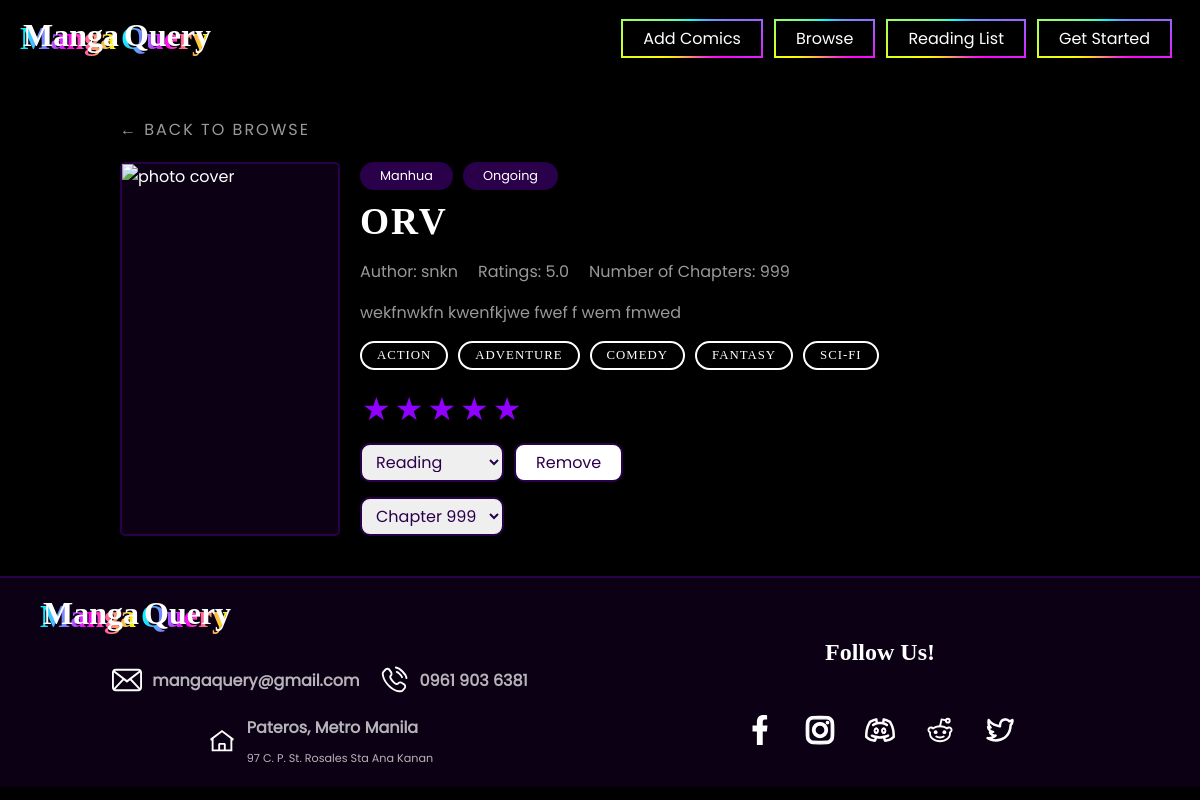
The page /comic_details/2 (signed in) on the database its author committed.
### tables this page shows
CREATE TABLE comic_type(
    comic_type_id INTEGER PRIMARY KEY AUTOINCREMENT,
    type_name TEXT NOT NULL
);

CREATE TABLE comic_status(
    comic_status_id INTEGER PRIMARY KEY AUTOINCREMENT,
    status_name TEXT NOT NULL
);

CREATE TABLE comics(
    comic_id INTEGER PRIMARY KEY AUTOINCREMENT,
    title TEXT NOT NULL,
    comic_description TEXT NOT NULL,
    num_of_chapters INTEGER NOT NULL DEFAULT 1,
    cover_image TEXT,
    comic_type_id INTEGER,
    comic_status_id INTEGER,
    FOREIGN KEY (comic_type_id) REFERENCES comic_type(comic_type_id),
    FOREIGN KEY(comic_status_id) REFERENCES comic_status(comic_status_id)
);

CREATE TABLE authors(
    author_id INTEGER PRIMARY KEY AUTOINCREMENT,
    name TEXT NOT NULL UNIQUE
);

CREATE TABLE reading_list(
    reading_list_id INTEGER PRIMARY KEY AUTOINCREMENT,
    comic_id INTEGER,
    user_id INTEGER,
    rating INTEGER,
    current_chapter INTEGER,
    reading_status_id INTEGER NOT NULL DEFAULT 1,
    FOREIGN KEY(comic_id) REFERENCES comics(comic_id),
    FOREIGN KEY(user_id) REFERENCES users(user_id),
    FOREIGN KEY(reading_status_id) REFERENCES reading_status(reading_status_id),
    UNIQUE(user_id, comic_id)
);

CREATE TABLE tags(
    tags_id INTEGER PRIMARY KEY AUTOINCREMENT,
    tags_name TEXT NOT NULL
);

### app.py (the view)
@app.route("/comic_details/<int:comic_id>")
@login_required
def comic_details(comic_id):
    user_id = session["user_id"]
    specific_comic_details = db_execute(
        """
        SELECT
            c.comic_id,
            c.title,
            c.comic_description,
            c.cover_image,
            c.num_of_chapters,
            a.name AS author_name,
            t.tags_name,
            cs.status_name,
            ct.type_name,
            rl.reading_list_id,
            COALESCE(rl.rating , 0) AS user_rating,
            rl.reading_status_id,
            rl.current_chapter,
            (SELECT ROUND(AVG(rating), 1) FROM reading_list WHERE comic_id = c.comic_id) AS avg_rating
        FROM comics AS c
        INNER JOIN author_works AS aw ON c.comic_id = aw.comic_id
        INNER JOIN authors AS a ON aw.author_id = a.author_id
        INNER JOIN comic_tags AS ctgs ON c.comic_id = ctgs.comic_id
        INNER JOIN tags AS t ON ctgs.tags_id = t.tags_id
        INNER JOIN comic_status AS cs ON c.comic_status_id = cs.comic_status_id
        INNER JOIN comic_type AS ct ON c.comic_type_id = ct.comic_type_id
        LEFT JOIN reading_list AS rl ON c.comic_id = rl.comic_id AND rl.user_id = ?
        WHERE c.comic_id = ?
        """,
        user_id,
        comic_id,
    )
    reading_status = db_execute("SELECT * FROM reading_status")
    if not specific_comic_details:
        flash("Invalid selected comic")
        return redirect(f"/comic_details/{comic_id}")
    if not reading_status:
        flash("Invalid status")
        return redirect(f"/comic_details/{comic_id}")
    return render_template(
        "comic_details.html", details=specific_comic_details, status=reading_status
    )

### app.py (called while the page is built)
def login_required(f):
    @wraps(f)
    def decorated_function(*args, **kwargs):
        if session.get("user_id") is None:
            return redirect("/login")
        return f(*args, **kwargs)
    return decorated_function

def get_db_connection():
    conn = sqlite3.connect("manga_query.db")
    conn.row_factory = sqlite3.Row
    return conn

def db_execute(q, *args):
    conn = get_db_connection()
    try:
        cursor = conn.execute(q, args)
        conn.commit()
        if q.strip().upper().startswith("SELECT"):
            return cursor.fetchall()
        return None
    finally:
        conn.close()

### templates/comic_details.html (shortened to what this page needs)
{% extends 'layout.html' %} {% block title %}MangaQuery{% endblock%} {% block
styles %}
<link
  rel="stylesheet"
  href="{{ url_for('static', filename='/comic_details.css') }}"
/>
{% endblock%} {% block main %}
<div class="comic-details">
  <div class="header">
    <a href="/browse"><span>←</span> Back to browse</a>
  </div>
  <div class="comic-details-container">
    <div class="comic-photo">
      <img src="{{details.cover_image}}" alt="{{details.title}} photo cover" />
    </div>
    <div class="comic-info">
      <div class="comic-info-header">
        <div class="info-header-upper">
          <div class="type">{{details[0].type_name}}</div>
          <div class="status">{{details[0].status_name}}</div>
        </div>
        <div class="info-header-title">
          <h3>{{details[0].title}}</h3>
        </div>
      </div>
      <div class="comic-info-main">
        <div class="more-details">
          <p>Author: {{details[0].author_name}}</p>
          <p>Ratings: {{details[0].avg_rating}}</p>
          <p>Number of Chapters: {{details[0].num_of_chapters}}</p>
        </div>
        <p>{{details[0].comic_description}}</p>
        <div class="tags-wrapper">
          {%for tag in details%}
          <div class="tags">{{tag.tags_name}}</div>
          {%endfor%}
        </div>
      </div>
      <div class="reading-list-info">
        {% if details[0].reading_list_id %}
        <form
          class="ratings"
          method="POST"
          action="/add-rating/{{details[0].comic_id}}"
        >
          {% for i in range(5, 0, -1) %}
          <button
            type="submit"
            name="rating"
            value="{{ i }}"
            class="ratings-button {{ 'active' if details[0].user_rating >= i else '' }}"
          >
            ★
          </button>
          {% endfor %}
        </form>
        <div>
          <select
            name="change-status"
            onchange="updateStatus(this.value, '{{ details[0].comic_id }}')"
          >
            {% for s in status %} {% if s.reading_status_id
            ==details[0].reading_status_id%}
            <option value="{{s.reading_status_id}}" selected>
              {{s.reading_status_name}}
            </option>
            {% else %}
            <option value="{{s.reading_status_id}}">
              {{s.reading_status_name}}
            </option>
            {% endif %} {% endfor %}
          </select>
          <form
            action="/remove_reading_list/{{details[0].comic_id}}"
            method="POST"
          >
            <button class="remove" name="remove">Remove</button>
          </form>
        </div>
        <form action="/set-num-chapters/{{details[0].comic_id}}" method="POST">
          <select name="current-chapter" onchange="this.form.submit()">
            {% for n in range(1 , details[0].num_of_chapters + 1) %} {% if
            n==details[0].current_chapter %}
            <option value="{{n}}" selected>Chapter {{n}}</option>
            {% else %}
            <option value="{{n}}">Chapter {{n}}</option>
            {% endif %} {% endfor %}
          </select>
        </form>
        {% endif %}
      </div>
    </div>
  </div>
</div>
{%endblock%}

### static/index.css (style rules this page uses)
body { background-color: #000000; margin: 0; padding: 0; }

### static/comic_details.css (style rules this page uses)
.comic-details { color: white; width: 80%; margin: 40px auto; }
.comic-details-container { display: flex; gap: 20px; }
.comic-photo { width: 30%; aspect-ratio: 6/9; background-color: #1f00375f; border: 2px solid #2b004b; border-radius: 5px; position: relative; font-family: "Poppins"; }
.comic-info { width: 100%; }
.comic-info-main p { font-size: 1rem; font-family: "Poppins"; color: rgba(255, 255, 255, 0.6); }
.tags-wrapper { display: flex; flex-wrap: wrap; gap: 10px; }
.tags { color: white; border: white 2px solid; border-radius: 15px; font-size: 0.8rem; font-family: "Verdana"; text-transform: uppercase; letter-spacing: 1px; padding: 5px 15px; }
.add-reading-list, .remove { background-color: white; color: #2b004b; border: 2px solid #2b004b; border-radius: 10px; font-size: 1rem; font-family: "Poppins"; padding: 5px 20px; cursor: pointer; transition: 0.3s ease; }
.ratings-button { background: none; border: none; font-size: 2rem; cursor: pointer; color: white; transition: color 0.2s; padding: 0 2px; }
.ratings-button.active, .ratings-button:hover, .ratings-button:hover ~ .ratings-button { color: #9000ff; }
.ratings { display: flex; flex-direction: row-reverse; justify-content: flex-end; }

### rows shown on the page
comic_type: type_name "Manhua"
comic_status: status_name "Ongoing"
comics: title "ORV", num_of_chapters "999", comic_description "wekfnwkfn kwenfkjwe fwef f wem fmwed", current-chapter "Chapter 999"
authors: name "snkn"
reading_list: tags_name "ACTION", tags_name "ADVENTURE", tags_name "COMEDY", tags_name "FANTASY", tags_name "SCI-FI"

### other values the page prints
{{ details[0].avg_rating }} "5.0"
form field change-status "Reading"
